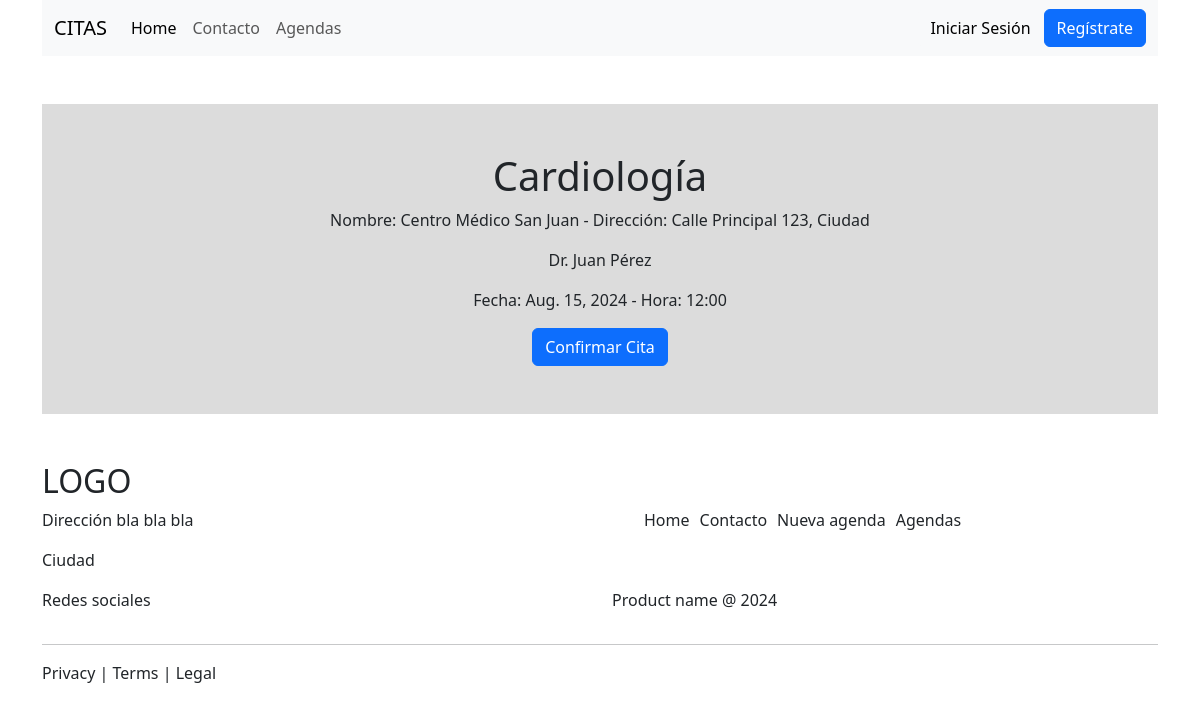
/agenda/1/cita, run on the app's committed database.
### citas/models.py (models this page shows, shortened)
class Agenda(models.Model):
    fecha_disponible = models.DateField('Fecha Disponible', auto_now=False, auto_now_add=False)
    hora_disponible = models.TimeField('Hora Disponible', auto_now=False, auto_now_add=False)
    especialista = models.ForeignKey(Especialista, on_delete=models.CASCADE)
    centro_medico = models.ForeignKey(CentroMedico, on_delete=models.CASCADE)

class Especialista(models.Model):
    nombre = models.CharField('Nombre especialista', max_length=200)
    especialidad = models.CharField('Especialidad', max_length=200)

class CentroMedico(models.Model):
    nombre = models.CharField('Nombre centro', max_length=200)
    direccion = models.CharField('Dirección', max_length=200)
    def __str__(self):
        return "Nombre: " + self.nombre + " - Dirección: " + self.direccion

### citas/views.py (the view)
# urls.py: path('agenda/<int:id>/cita', cita, name="cita"),
def cita(request, id):
    try:
        agenda = get_object_or_404(Agenda, id=id)
        return render(request, 'cita.html', {'agenda': agenda})
    except Http404:
        return render(request, 'cita.html', {'message': 'No existe cita'})

### citas/templates/cita.html (shortened to what this page needs)
{% extends "partes/base.html" %}
{% load static %}
{% block contenido %}
    <div class="container">
        <div class="row">
            {% if message %}
                <h1>Error: {{message}}</h1>
            {% else %}
                <div class="col-12 text-center cita p-5">
                    <h1>{{ agenda.especialista.especialidad }}</h1>
                    <p>{{ agenda.centro_medico }}</p>
                    <p>{{ agenda.especialista.nombre }}</p>
                    <p>Fecha: {{ agenda.fecha_disponible }} - Hora: {{ agenda.hora_disponible|date:"H:i" }}</p>
                    <form method="POST" action="{% url 'confirmar_agenda' %}">
                        <input type="submit" value="Confirmar Cita" class="btn btn-primary">
                    </form>
                </div>
            {% endif %}
        </div>
    </div>
{% endblock %}

### citas/static/css/miestilo.css (style rules this page uses)
.login, .registro, .agenda, .cita { background-color:gainsboro; }
.cita { margin: auto; }

### data on the page
Agenda: especialista.especialidad "Cardiología", centro_medico "Nombre: Centro Médico San Juan - Dirección: Calle Principal 123, Ciudad", especialista.nombre "Dr. Juan Pérez", fecha_disponible "Aug. 15, 2024", hora_disponible "12:00"
